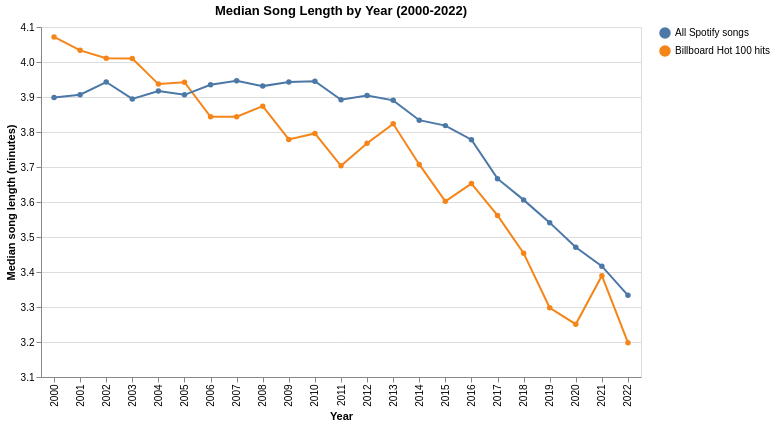

The cell this chart's notebook holds for it:
### Code cell
chart1 = alt.Chart(lengths).mark_line(point=True).encode(
    x=alt.X("year:O", title="Year"),
    y=alt.Y("median_length:Q", title="Median song length (minutes)", scale=alt.Scale(zero=False)),
    color=alt.Color("group:N", title="")
).properties(
    title="Median Song Length by Year (2000-2022)",
    width=600,
    height=350
)

chart1

### Figure 1 — Vega-Lite specification as saved in the notebook (floating-point values rounded to 4 significant figures)
{"config": {"view": {"continuousWidth": 300, "continuousHeight": 300}}, "data": {"name": "data-abe55c0f5226efc8797c4d2811ba6df6"}, "mark": {"type": "line", "point": true}, "encoding": {"color": {"field": "group", "title": "", "type": "nominal"}, "x": {"field": "year", "title": "Year", "type": "ordinal"}, "y": {"field": "median_length", "scale": {"zero": false}, "title": "Median song length (minutes)", "type": "quantitative"}}, "height": 350, "title": "Median Song Length by Year (2000-2022)", "width": 600, "$schema": "https://vega.github.io/schema/vega-lite/v5.20.1.json", "datasets": {"data-abe55c0f5226efc8797c4d2811ba6df6": [{"year": 2000, "median_length": 4.072, "group": "Billboard Hot 100 hits"}, {"year": 2001, "median_length": 4.033, "group": "Billboard Hot 100 hits"}, {"year": 2002, "median_length": 4.011, "group": "Billboard Hot 100 hits"}, {"year": 2003, "median_length": 4.01, "group": "Billboard Hot 100 hits"}, {"year": 2004, "median_length": 3.937, "group": "Billboard Hot 100 hits"}, {"year": 2005, "median_length": 3.942, "group": "Billboard Hot 100 hits"}, {"year": 2006, "median_length": 3.844, "group": "Billboard Hot 100 hits"}, {"year": 2007, "median_length": 3.844, "group": "Billboard Hot 100 hits"}, {"year": 2008, "median_length": 3.874, "group": "Billboard Hot 100 hits"}, {"year": 2009, "median_length": 3.779, "group": "Billboard Hot 100 hits"}, {"year": 2010, "median_length": 3.796, "group": "Billboard Hot 100 hits"}, {"year": 2011, "median_length": 3.704, "group": "Billboard Hot 100 hits"}, {"year": 2012, "median_length": 3.768, "group": "Billboard Hot 100 hits"}, {"year": 2013, "median_length": 3.823, "group": "Billboard Hot 100 hits"}, {"year": 2014, "median_length": 3.707, "group": "Billboard Hot 100 hits"}, {"year": 2015, "median_length": 3.602, "group": "Billboard Hot 100 hits"}, {"year": 2016, "median_length": 3.653, "group": "Billboard Hot 100 hits"}, {"year": 2017, "median_length": 3.562, "group": "Billboard Hot 100 hits"}, {"year": 2018, "median_length": 3.454, "group": "Billboard Hot 100 hits"}, {"year": 2019, "median_length": 3.298, "group": "Billboard Hot 100 hits"}, {"year": 2020, "median_length": 3.251, "group": "Billboard Hot 100 hits"}, {"year": 2021, "median_length": 3.39, "group": "Billboard Hot 100 hits"}, {"year": 2022, "median_length": 3.198, "group": "Billboard Hot 100 hits"}, {"year": 2000, "median_length": 3.899, "group": "All Spotify songs"}, {"year": 2001, "median_length": 3.907, "group": "All Spotify songs"}, {"year": 2002, "median_length": 3.943, "group": "All Spotify songs"}, {"year": 2003, "median_length": 3.894, "group": "All Spotify songs"}, {"year": 2004, "median_length": 3.917, "group": "All Spotify songs"}, {"year": 2005, "median_length": 3.906, "group": "All Spotify songs"}, {"year": 2006, "median_length": 3.935, "group": "All Spotify songs"}, {"year": 2007, "median_length": 3.946, "group": "All Spotify songs"}, {"year": 2008, "median_length": 3.931, "group": "All Spotify songs"}, {"year": 2009, "median_length": 3.943, "group": "All Spotify songs"}, {"year": 2010, "median_length": 3.945, "group": "All Spotify songs"}, {"year": 2011, "median_length": 3.892, "group": "All Spotify songs"}, {"year": 2012, "median_length": 3.904, "group": "All Spotify songs"}, {"year": 2013, "median_length": 3.89, "group": "All Spotify songs"}, {"year": 2014, "median_length": 3.834, "group": "All Spotify songs"}, {"year": 2015, "median_length": 3.818, "group": "All Spotify songs"}, {"year": 2016, "median_length": 3.778, "group": "All Spotify songs"}, {"year": 2017, "median_length": 3.667, "group": "All Spotify songs"}, {"year": 2018, "median_length": 3.606, "group": "All Spotify songs"}, {"year": 2019, "median_length": 3.541, "group": "All Spotify songs"}, {"year": 2020, "median_length": 3.471, "group": "All Spotify songs"}, {"year": 2021, "median_length": 3.417, "group": "All Spotify songs"}, {"year": 2022, "median_length": 3.333, "group": "All Spotify songs"}]}}
